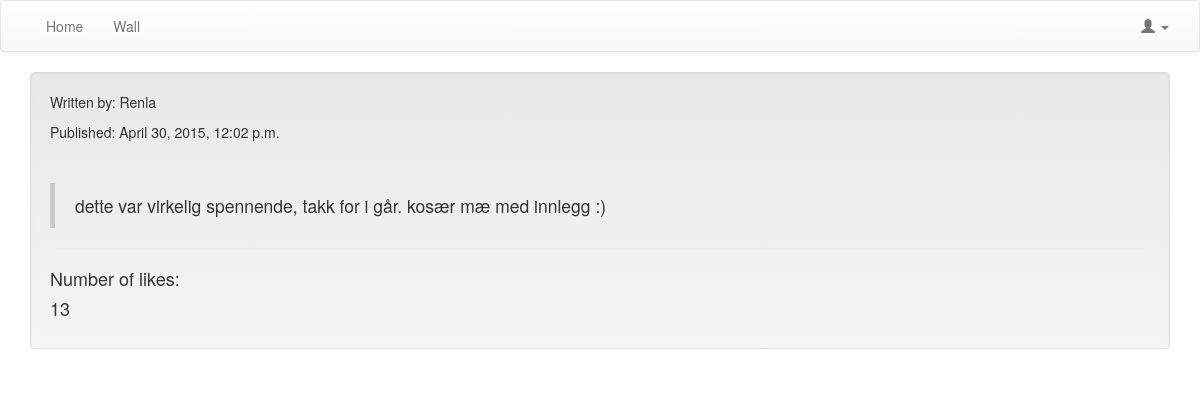
Page /kvittr_messages/23/ on the earlier database version.
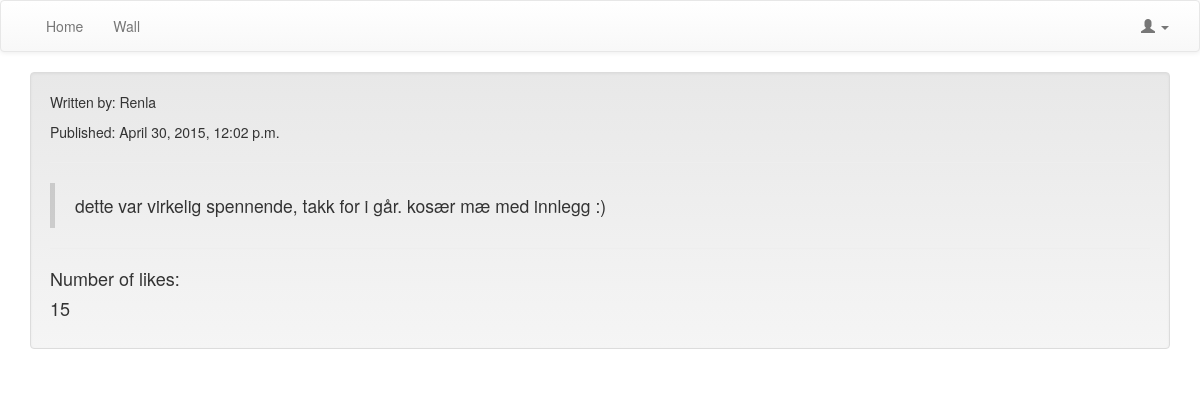
Same page on the later database version.
### kvittr_messages/models.py (models this page shows, shortened)
class Message(models.Model):
	message = models.TextField()
	created_by = models.ForeignKey(User, related_name="created_message")
	created_datetime = models.DateTimeField()
	likes = models.PositiveIntegerField(default=0)
	class Meta:
		ordering = ['-id']

### kvittr_messages/views.py (the view)
# urls.py: url(r'^(\d+)/$', views.message_details, name='message_details'),
def message_details(request, message_id):
	message = Message.objects.get(pk=message_id)
	messages = Message.objects.all()
	context = {'message': message}
	return render(request, 'kvittr_messages/message_details.html', context)

### kvittr_messages/templates/kvittr_messages/message_details.html (shortened to what this page needs)
{% extends 'theme/base.html' %}
{% block pagecontent %}
	<div class="well" style="margin-left: auto; margin-right: auto;">
		<p>Written by: {{ message.created_by }} </p>
		<p>Published: {{ message.created_datetime }}
        <hr>
        <blockquote>{{ message.message }}</blockquote>
        <hr>
        <h4> Number of likes: </h4>
        <h4 id="id-likes-for-message-{{ message.id }}"> {{ message.likes }}</h4>
	</div>
{% endblock %}

Differences in the rows shown:
changed Message "dette var virkelig spennende, takk for i går. kosær mæ med innlegg :)": likes "13" → "15"
